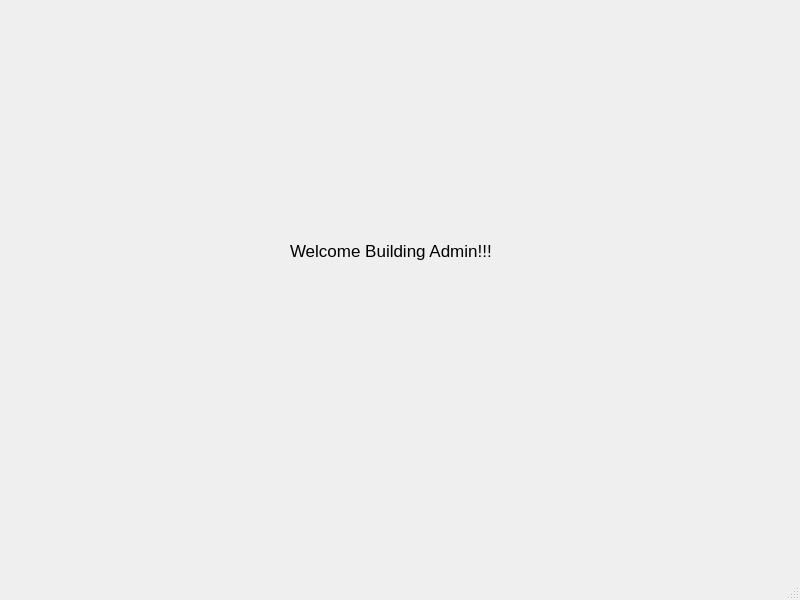
<?xml version="1.0" encoding="UTF-8"?>
<ui version="4.0">
 <class>MainWindow</class>
 <widget class="QMainWindow" name="MainWindow">
  <property name="geometry">
   <rect>
    <x>0</x>
    <y>0</y>
    <width>800</width>
    <height>600</height>
   </rect>
  </property>
  <property name="windowTitle">
   <string>MainWindow</string>
  </property>
  <widget class="QWidget" name="centralwidget">
   <widget class="QLabel" name="label">
    <property name="geometry">
     <rect>
      <x>290</x>
      <y>200</y>
      <width>291</width>
      <height>101</height>
     </rect>
    </property>
    <property name="font">
     <font>
      <pointsize>13</pointsize>
     </font>
    </property>
    <property name="text">
     <string>Welcome Building Admin!!!</string>
    </property>
   </widget>
  </widget>
  <widget class="QMenuBar" name="menubar">
   <property name="geometry">
    <rect>
     <x>0</x>
     <y>0</y>
     <width>800</width>
     <height>26</height>
    </rect>
   </property>
  </widget>
  <widget class="QStatusBar" name="statusbar"/>
 </widget>
 <resources/>
 <connections/>
</ui>
